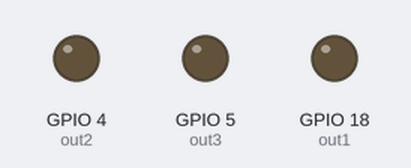
Recording of a program running on a simulated ESP32. Shown: output pins drawn as LEDs (lit = HIGH).

Above: at 0.2 s.
At 0.65 s:
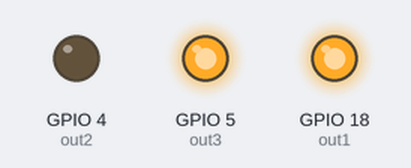
At 1.35 s:
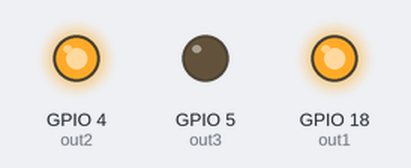
At 1.8 s:
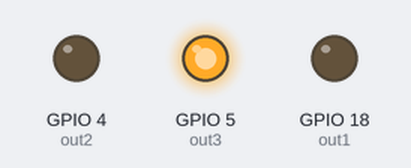
At 2.2 s:
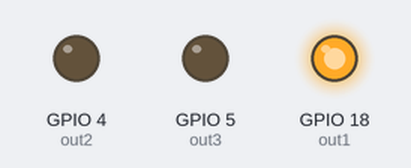
At 2.65 s:
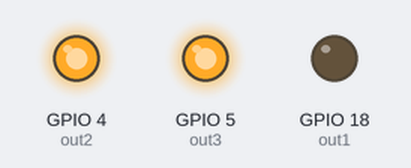
Timing chart, 0 to 3.7 s (numbered marks = the images above):
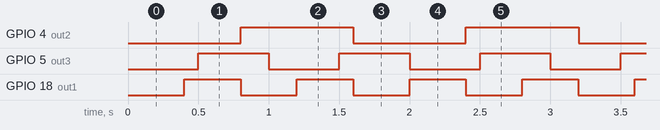

The program:

main.cpp
```cpp
//---------------------------------------------------
// Autor: Raissa Vasconcelos
//---------------------------------------------------
// Projeto de controle da saída utilizando leds sem utilizar a função delay
// A função delay trava o processador do ESP32, por isso,
// não é usada em projetos que precisam de uma precisão
#include <Arduino.h>
//-------------Mapeamento do Hardware----------------
#define out1 18
#define out2 4
#define out3 5
//-------------Constantes do Projeto----------------
#define out1_temp 400
#define out2_temp 800
#define out3_temp 500
//-------------Variavéis Globais----------------
int out1_save_temp,
    out2_save_temp,
    out3_save_temp;

void setup()
{
  // put your setup code here, to run once:
  pinMode(out1, OUTPUT);
  pinMode(out2, OUTPUT);
  pinMode(out3, OUTPUT);
  digitalWrite(out1, LOW);
  digitalWrite(out2, LOW);
  digitalWrite(out3, LOW);
}

void loop()
{
  // put your main code here, to run repeatedly:
  if (millis() - out1_save_temp >= out1_temp)
  {
    digitalWrite(out1, !digitalRead(out1));
    out1_save_temp = millis();
  } //end of out1
  if (millis() - out2_save_temp >= out2_temp)
  {
    digitalWrite(out2, !digitalRead(out2));
    out2_save_temp = millis();
  } //end of out2
  if (millis() - out3_save_temp >= out3_temp)
  {
    digitalWrite(out3, !digitalRead(out3));
    out3_save_temp = millis();
  } //end of out3
}
```

Measured:
- by itself, GPIO 4 (out2): alternates HIGH for 0.80 s and LOW for 0.80 s
- by itself, GPIO 5 (out3): alternates HIGH for 0.50 s and LOW for 0.50 s
- by itself, GPIO 18 (out1): alternates HIGH for 0.40 s and LOW for 0.40 s
